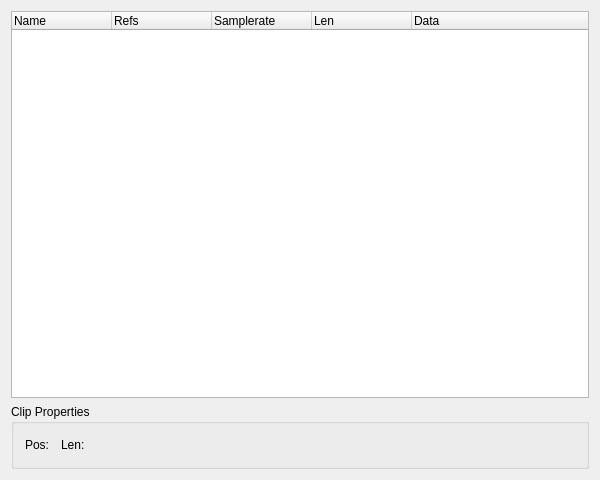
<?xml version="1.0" encoding="UTF-8"?>
<ui version="4.0" stdsetdef="1">
  <author></author>
  <comment></comment>
  <exportmacro></exportmacro>
  <class>ClipListEditorBase</class>
  <widget class="QWidget" name="ClipListEditorBase">
    <property name="geometry">
      <rect>
        <x>0</x>
        <y>0</y>
        <width>600</width>
        <height>480</height>
      </rect>
    </property>
    <property name="windowTitle">
      <string>MusE: ClipList</string>
    </property>
    <layout class="QVBoxLayout">
      <property name="margin">
        <number>11</number>
      </property>
      <property name="spacing">
        <number>6</number>
      </property>
      <item>
        <widget class="QTreeWidget" name="view">
          <property name="allColumnsShowFocus">
            <bool>true</bool>
          </property>
          <property name="rootIsDecorated">
            <bool>true</bool>
          </property>
          <column>
            <property name="text">
              <string>Name</string>
            </property>
            <property name="clickable">
              <bool>true</bool>
            </property>
            <property name="resizeable">
              <bool>true</bool>
            </property>
          </column>
          <column>
            <property name="text">
              <string>Refs</string>
            </property>
            <property name="clickable">
              <bool>true</bool>
            </property>
            <property name="resizeable">
              <bool>true</bool>
            </property>
          </column>
          <column>
            <property name="text">
              <string>Samplerate</string>
            </property>
            <property name="clickable">
              <bool>true</bool>
            </property>
            <property name="resizeable">
              <bool>true</bool>
            </property>
          </column>
          <column>
            <property name="text">
              <string>Len</string>
            </property>
            <property name="clickable">
              <bool>true</bool>
            </property>
            <property name="resizeable">
              <bool>true</bool>
            </property>
          </column>
          <column>
            <property name="text">
              <string>Data</string>
            </property>
            <property name="clickable">
              <bool>true</bool>
            </property>
            <property name="resizeable">
              <bool>true</bool>
            </property>
          </column>
        </widget>
      </item>
      <item>
        <widget class="QGroupBox" name="GroupBox1">
          <property name="title">
            <string>Clip Properties</string>
          </property>
          <layout class="QHBoxLayout">
            <property name="margin">
              <number>11</number>
            </property>
            <property name="spacing">
              <number>6</number>
            </property>
            <item>
              <widget class="QLabel" name="TextLabel1">
                <property name="text">
                  <string>Pos:</string>
                </property>
                <property name="wordWrap">
                  <bool>false</bool>
                </property>
              </widget>
            </item>
            <item>
              <widget class="Awl::PosEdit" name="start">
                <property name="smpte">
                  <bool>true</bool>
                </property>
              </widget>
            </item>
            <item>
              <widget class="QLabel" name="TextLabel2">
                <property name="text">
                  <string>Len:</string>
                </property>
                <property name="wordWrap">
                  <bool>false</bool>
                </property>
              </widget>
            </item>
            <item>
              <widget class="Awl::PosEdit" name="len">
                <property name="smpte">
                  <bool>true</bool>
                </property>
              </widget>
            </item>
            <item>
              <spacer name="Spacer1">
                <property name="sizeHint">
                  <size>
                    <width>20</width>
                    <height>20</height>
                  </size>
                </property>
                <property name="sizeType">
                  <enum>QSizePolicy::Expanding</enum>
                </property>
                <property name="orientation">
                  <enum>Qt::Horizontal</enum>
                </property>
              </spacer>
            </item>
          </layout>
        </widget>
      </item>
    </layout>
  </widget>
  <layoutdefault spacing="6" margin="11"/>
  <customwidgets>
    <customwidget>
      <class>Awl::PosEdit</class>
      <extends>QWidget</extends>
      <header>awl/posedit.h</header>
      <container>0</container>
    </customwidget>
  </customwidgets>
</ui>
